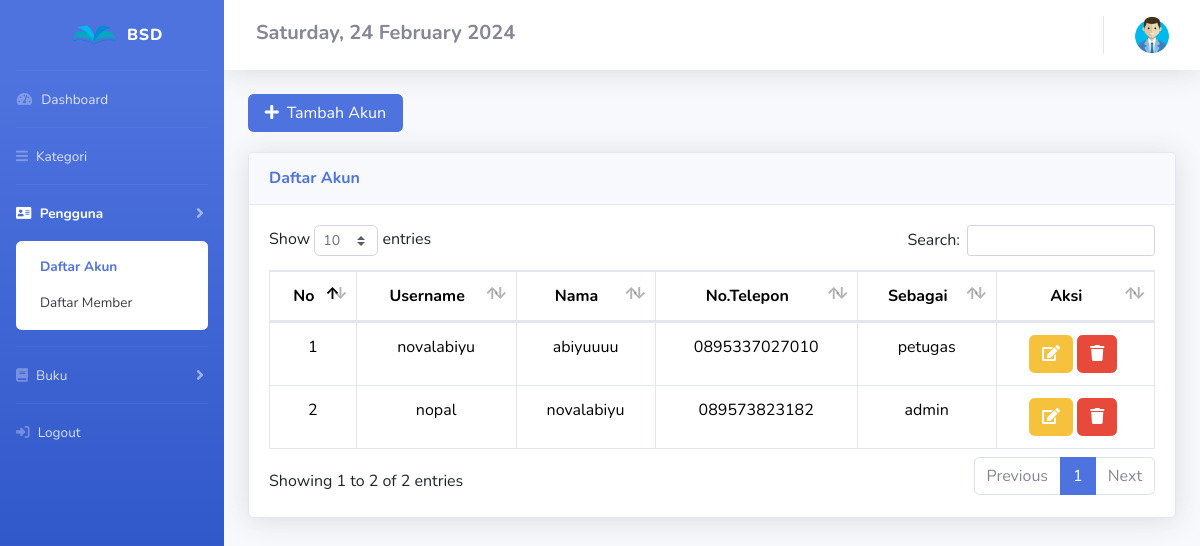
Page /DashboardAdmin/akun/akun.php (signed in) on the committed database.
### tables this page shows
CREATE TABLE `user` (
  `id` int(11) NOT NULL,
  `username` varchar(50) NOT NULL,
  `password` varchar(50) NOT NULL,
  `nama` varchar(50) NOT NULL,
  `sebagai` varchar(50) NOT NULL,
  `no_tlp` varchar(50) NOT NULL
);

### config/config.php (called while the page is built, shortened)
<?php
$host = "127.0.0.1";
$username = "root";
$password = "";
$database_name = "nopal";
$connection = mysqli_connect($host, $username, $password, $database_name);
function queryReadData($dataKategori) {
  global $connection;
  $result = mysqli_query($connection, $dataKategori);
  $items = [];
  while($item = mysqli_fetch_assoc($result)) {
    $items[] = $item;
  }
  return $items;
}

### DashboardAdmin/akun/akun.php (the view, shortened to what this page needs)
<?php
require "../../config/config.php";
$member = queryReadData("SELECT * FROM user where id");
?>
<!DOCTYPE html>
<html lang="en">
<head>
  <link href="https://cdn.jsdelivr.net/npm/bootstrap@5.3.2/dist/css/bootstrap.min.css" rel="stylesheet">
  <link href="../../assets2/vendor/fontawesome-free/css/all.min.css" rel="stylesheet" type="text/css">
  <link href="../../assets2/css/sb-admin-2.min.css" rel="stylesheet">
  <link href="../../assets2/vendor/datatables/dataTables.bootstrap4.min.css" rel="stylesheet">
</head>
<body id="page-top">
  <div id="wrapper">
    <ul class="navbar-nav bg-gradient-primary sidebar sidebar-dark accordion" id="accordionSidebar">
      <div class="sticky-top">
        <a class="sidebar-brand d-flex align-items-center justify-content-center" href="akun.php">
          <div class="image">
            <img src="../../assets/bookstore.png" class="m-2 img-circle" alt="User Image" width="50px">
          </div>
          <div class="sidebar-brand-text">BSD</div>
        </a>
        <hr class="sidebar-divider my-0">
        <li class="nav-item">
          <a class="nav-link" href="../index.php">
            <i class="fas fa-fw fa-tachometer-alt"></i>
            <span>Dashboard</span></a>
        </li>
        <hr class="sidebar-divider my-0">
        <li class="nav-item">
          <a class="nav-link" href="../kategori/kategori.php">
            <i class="fas fa-bars"></i>
            <span>Kategori</span></a>
        </li>
        <hr class="sidebar-divider my-0">
        <li class="nav-item active">
          <a class="nav-link collapsed" href="#" data-toggle="collapse" data-target="#collapseTwo" aria-expanded="true" aria-controls="collapseTwo">
            <i class="fas fa-address-card"></i>
            <span>Pengguna</span>
          </a>
          <div id="collapseTwo" class="collapse show" aria-labelledby="headingTwo" data-parent="#accordionSidebar">
            <div class="bg-white py-2 collapse-inner rounded ">
              <a class="collapse-item active" href="akun.php">Daftar Akun</a>
              <a class="collapse-item" href="../member/member.php">Daftar Member</a>
            </div>
          </div>
        </li>
        <hr class="sidebar-divider my-0">
        <li class="nav-item">
          <a class="nav-link collapsed" href="#" data-toggle="collapse" data-target="#collapseUtilities" aria-expanded="true" aria-controls="collapseUtilities">
            <i class="fas fa-book"></i>
            <span>Buku</span>
          </a>
        </li>
      <hr class="sidebar-divider my-0">
<li class="nav-item">
  <a class="nav-link" href="../signOut.php">
    <i class="fa-solid fa-right-to-bracket"></i>
    <span>Logout</span></a>
</li>
    </ul>
    <?php
    $day = date('l');
    $dayOfMonth = date('d');
    $month = date('F');
    $year = date('Y');
    ?>
    <div id="content-wrapper" class="d-flex flex-column">
      <div id="content">
        <nav class="navbar navbar-expand navbar-light bg-white topbar mb-4 static-top shadow">
          <h5 class="mt-1 mx-3 fw-bold"><span class="fs-5 text-secondary"> <?php echo $day . ", " . $dayOfMonth . " " . " " . $month . " " . $year; ?> </span></h5>
          <ul class="navbar-nav ml-auto">
            <li class="nav-item dropdown no-arrow">
              <a class="nav-link dropdown-toggle" href="#" id="userDropdown" role="button" data-toggle="dropdown" aria-haspopup="true" aria-expanded="false">
                <img src="../../assets/user.png" alt="memberLogo" width="40px">
              </a>
            </li>
          </ul>
        </nav>
        <div class="container-fluid">
          <button style="margin-bottom:20px" data-toggle="modal" data-target="#myModal" class="btn btn-primary col-md-2"><span class="glyphicon glyphicon-plus"></span><i class="fas fa-plus mr-2"></i>Tambah Akun</button>
          <div class="card shadow mb-4">
            <div class="card-header py-3">
              <h6 class="m-0 font-weight-bold text-primary">Daftar Akun</h6>
            </div>
            <div class="card-body">
              <div class="table-responsive">
                <table class="table table-bordered" id="dataTable" width="100%" cellspacing="0">
                  <thead>
                    <tr align="center">
                      <th>No</th>
                      <th>Username</th>
                      <th>Nama</th>
                      <th>No.Telepon</th>
                      <th>Sebagai</th>
                      <th>Aksi</th>
                    </tr>
                  </thead>
                  <tbody>
                    <?php
                    $no = 1;
                    foreach ($member as $item) :
                      $id = $item['id'];
                    ?>
                      <tr>
                        <td align="center"><?php echo $no++ ?></td>
                        <td align="center"><?php echo $item['username'] ?></td>
                        <td align="center"><?php echo $item['nama'] ?></td>
                        <td align="center"><?php echo $item['no_tlp'] ?></td>
                        <td align="center"><?php echo $item['sebagai'] ?></td>
                        <td align="center">
                          <a title="edit" data-toggle="modal" data-target="#edit<?= $id; ?>" class="btn btn-warning" title="Edit"><i class="fas fa-edit"></i></a>
                          <a title="hapus" data-toggle="modal" data-target="#del<?= $id; ?>" class="btn btn-danger" title="Hapus"><i class="fas fa-trash"></i></a>&nbsp;
                        </td>
                      </tr>
                    <?php endforeach; ?>
                  </tbody>
                </table>
              </div>
            </div>
          </div>
        </div>
      </div>
</body>
</html>

### rows in the picture
user: username "novalabiyu", nama "abiyuuuu", no_tlp "0895337027010", sebagai "petugas"
user: username "nopal", nama "novalabiyu", no_tlp "089573823182", sebagai "admin"
